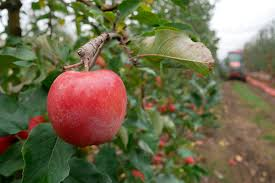
#> input picture Ejemplos/Ejemplo_OpenCV/ejemplo_Manzana.jpeg, 275 x 183 px, given in place of the camera
$ python ejemplo_Video.py
#> lines starting #> are read from the running program, lines starting #| are printed output that depends on the picture; after the words box and inside, x2 and y2 are one past the last pixel; in counts of white or black regions, pixels touching at a corner belong together
import cv2 as cv
import numpy as np

cap = cv.VideoCapture(0)

while True:
    ret,img = cap.read()
#> img is the input picture: shape (183, 275, 3); mean B, G, R 77.8, 107.7, 113.1
    if ret:
       # gray = cv.cvtColor(img,cv.COLOR_BGR2GRAY)
        hsv= cv.cvtColor(img, cv.COLOR_BGR2HSV)
#> hsv: shape (183, 275, 3); mean H, S, V 46.5, 112.4, 124.5
        ub=np.array([50,40,40]) #umbral bajo
        ua=np.array([80,255,255])# umbral alto
        mask=cv.inRange(hsv,ub,ua)
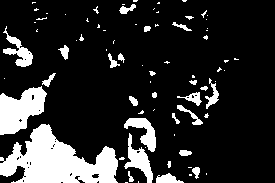
#> mask: shape (183, 275); 17% white; 77 white regions (50 under 20 px), largest, box (x1, y1, x2, y2) and area: (0, 124, 118, 183) 3936, (0, 86, 47, 135) 1447, (124, 133, 153, 183) 538
        result = cv.bitwise_and(img,img,mask=mask)
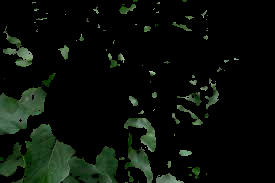
#> result: shape (183, 275, 3); mean B, G, R 8.8, 14.5, 9.2
        cv.imshow('Video',img)
        #cv.imshow('Video_gray',gray)

        k=cv.waitKey(1) & 0xFF # se tiene que apretar la tecla esc para que se cierre la ventana
#> (key Esc is pressed here)
        if k==27:
            break
    else:
        break


cap.release()
cv.destroyAllWindows()
